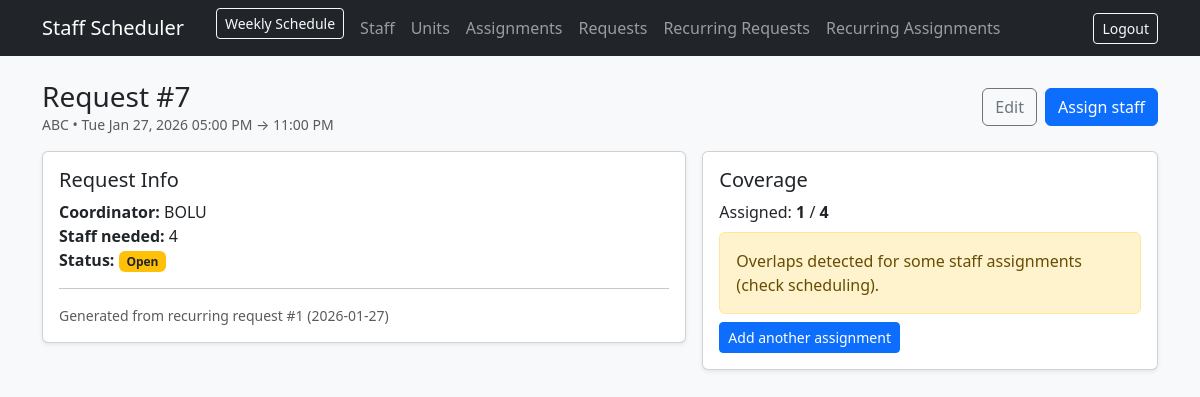
/requests/7 (signed in), run on an earlier commit of the app's database.
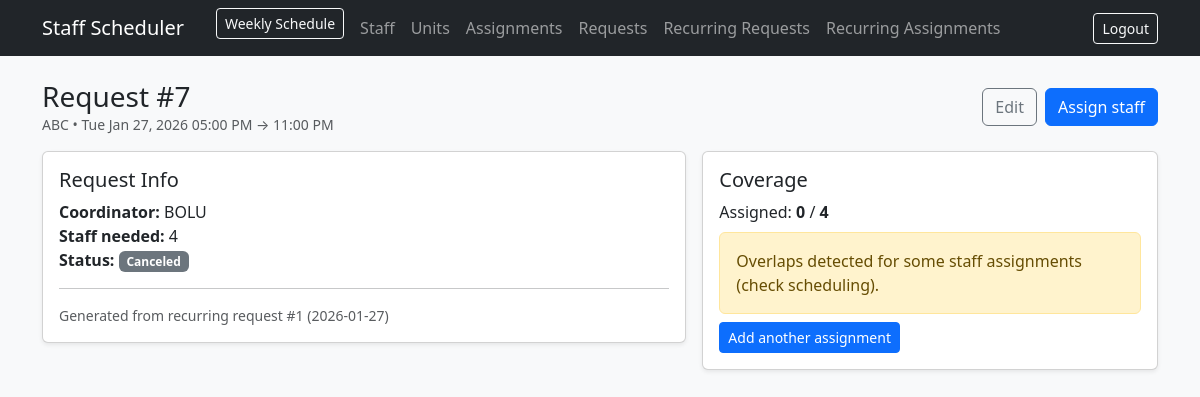
And on a later commit of the database.
### app/requests/routes.py (the view)
@requests_bp.route("/<int:request_id>", methods=["GET"])
@login_required
def request_detail(request_id):
    r = StaffRequest.query.get_or_404(request_id)
    filled = filled_count(r)
    sat = is_satisfied(r, filled)
    if r.status != "Canceled":
        new_status = "Satisfied" if sat else "Open"
        if r.status != new_status:
            r.status = new_status
            db.session.commit()
    overlaps = (
        Assignment.query.filter(
            Assignment.status != "Canceled",
            Assignment.start_datetime < r.end_datetime,
            r.start_datetime < Assignment.end_datetime,
        )
        .order_by(Assignment.start_datetime.asc())
        .all()
    )
    return render_template(
        "requests/detail.html",
        r=r,
        filled=filled,
        sat=sat,
        overlaps=overlaps,
    )

### app/requests/routes.py (called while the page is built)
def filled_count(req: StaffRequest) -> int:
    return (
        Assignment.query.filter(
            Assignment.request_id == req.id,
            Assignment.status != "Canceled",
        ).count()
    )

def is_satisfied(req: StaffRequest, filled: int) -> bool:
    return filled >= (req.staff_needed or 0)

### app/templates/requests/detail.html (shortened to what this page needs)
                                                                                                                                                                                                                                                                                                                                                                                                                                     {% extends "base.html" %}
{% block content %}
<div class="d-flex align-items-center justify-content-between mb-3">
  <div>
    <h3 class="mb-0">Request #{{ r.id }}</h3>
    <div class="text-muted small">
      {{ r.unit.unit_name }} • {{ r.start_datetime.strftime("%a %b %d, %Y %I:%M %p") }}
      → {{ r.end_datetime.strftime("%I:%M %p") }}
    </div>
  </div>
  <div class="d-flex gap-2">
    <a class="btn btn-outline-secondary" href="{{ url_for('requests.edit_request', request_id=r.id) }}">Edit</a>
    <a class="btn btn-primary"
       href="{{ url_for('assignments.new_assignment') }}?request_id={{ r.id }}">
      Assign staff
    </a>
  </div>
</div>
<div class="row g-3">
  <div class="col-lg-7">
    <div class="card shadow-sm">
      <div class="card-body">
        <h5 class="mb-2">Request Info</h5>
        <div><b>Coordinator:</b> {{ r.coordinator_name }}</div>
        <div><b>Staff needed:</b> {{ r.staff_needed }}</div>
        <div><b>Status:</b>
          {% if sat %}
            <span class="badge bg-success">Satisfied</span>
          {% elif r.status == "Canceled" %}
            <span class="badge bg-secondary">Canceled</span>
          {% else %}
            <span class="badge bg-warning text-dark">Open</span>
          {% endif %}
        </div>
        {% if r.recurring_id %}
          <hr>
          <div class="small text-muted">
            Generated from recurring request #{{ r.recurring_id }}
            {% if r.occurrence_date %} ({{ r.occurrence_date }}){% endif %}
          </div>
        {% endif %}
      </div>
    </div>
  </div>
  <div class="col-lg-5">
    <div class="card shadow-sm">
      <div class="card-body">
        <h5 class="mb-2">Coverage</h5>
        <div class="mb-2">
          Assigned: <b>{{ filled }}</b> / <b>{{ r.staff_needed }}</b>
        </div>
        {% if overlaps and overlaps|length > 0 %}
          <div class="alert alert-warning mb-2">
            Overlaps detected for some staff assignments (check scheduling).
          </div>
        {% endif %}
        <a class="btn btn-sm btn-primary"
           href="{{ url_for('assignments.new_assignment') }}?request_id={{ r.id }}">
          Add another assignment
        </a>
      </div>
    </div>
  </div>
</div>
{% endblock %}

What changed in the data, as far as the page shows it:
changed Request "BOLU": status "Open" → "Canceled" (drawn)
Also different on the page:
{{ filled }}: "1" → "0"
text no longer shown: "Open"
text now shown: "Canceled"
